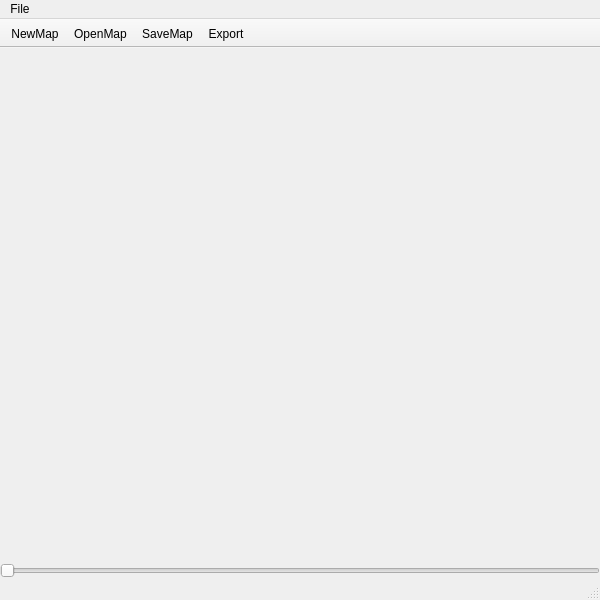
<?xml version="1.0" encoding="UTF-8"?>
<ui version="4.0">
 <class>MainWindow</class>
 <widget class="QMainWindow" name="MainWindow">
  <property name="windowModality">
   <enum>Qt::NonModal</enum>
  </property>
  <property name="geometry">
   <rect>
    <x>0</x>
    <y>0</y>
    <width>600</width>
    <height>600</height>
   </rect>
  </property>
  <property name="sizePolicy">
   <sizepolicy hsizetype="Fixed" vsizetype="Fixed">
    <horstretch>0</horstretch>
    <verstretch>0</verstretch>
   </sizepolicy>
  </property>
  <property name="minimumSize">
   <size>
    <width>600</width>
    <height>600</height>
   </size>
  </property>
  <property name="windowTitle">
   <string>Color Map</string>
  </property>
  <widget class="QWidget" name="centralWidget">
   <layout class="QGridLayout" name="gridLayout">
    <property name="leftMargin">
     <number>0</number>
    </property>
    <property name="topMargin">
     <number>0</number>
    </property>
    <property name="rightMargin">
     <number>0</number>
    </property>
    <property name="bottomMargin">
     <number>0</number>
    </property>
    <item row="1" column="0">
     <widget class="MapView" name="mapview" native="true">
      <layout class="QVBoxLayout" name="verticalLayout"/>
     </widget>
    </item>
    <item row="2" column="0">
     <widget class="QSlider" name="horizontalSlider">
      <property name="styleSheet">
       <string notr="true">QSlider
{
   border-image: url(:/new/rsc/images/hue.png) 0 0 0 0 stretch stretch;
   border-width: 0px;
}</string>
      </property>
      <property name="maximum">
       <number>360</number>
      </property>
      <property name="orientation">
       <enum>Qt::Horizontal</enum>
      </property>
     </widget>
    </item>
   </layout>
  </widget>
  <widget class="QMenuBar" name="menuBar">
   <property name="geometry">
    <rect>
     <x>0</x>
     <y>0</y>
     <width>600</width>
     <height>22</height>
    </rect>
   </property>
   <widget class="QMenu" name="menuFile">
    <property name="title">
     <string>File</string>
    </property>
    <addaction name="actionQuit"/>
   </widget>
   <addaction name="menuFile"/>
  </widget>
  <widget class="QToolBar" name="mainToolBar">
   <property name="movable">
    <bool>false</bool>
   </property>
   <attribute name="toolBarArea">
    <enum>TopToolBarArea</enum>
   </attribute>
   <attribute name="toolBarBreak">
    <bool>false</bool>
   </attribute>
   <addaction name="actionNewMap"/>
   <addaction name="actionOpenMap"/>
   <addaction name="actionSaveMap"/>
   <addaction name="actionExport"/>
  </widget>
  <widget class="QStatusBar" name="statusBar"/>
  <action name="actionQuit">
   <property name="text">
    <string>Quit</string>
   </property>
  </action>
  <action name="actionNewMap">
   <property name="icon">
    <iconset>
     <normalon>:/new/rsc/images/create.png</normalon>
    </iconset>
   </property>
   <property name="text">
    <string>NewMap</string>
   </property>
   <property name="toolTip">
    <string>New</string>
   </property>
  </action>
  <action name="actionOpenMap">
   <property name="icon">
    <iconset>
     <normalon>:/new/rsc/images/open.png</normalon>
    </iconset>
   </property>
   <property name="text">
    <string>OpenMap</string>
   </property>
   <property name="toolTip">
    <string>Open</string>
   </property>
  </action>
  <action name="actionSaveMap">
   <property name="icon">
    <iconset>
     <normalon>:/new/rsc/images/save.png</normalon>
    </iconset>
   </property>
   <property name="text">
    <string>SaveMap</string>
   </property>
   <property name="toolTip">
    <string>Save</string>
   </property>
  </action>
  <action name="actionExport">
   <property name="icon">
    <iconset>
     <normalon>:/new/rsc/images/export.png</normalon>
    </iconset>
   </property>
   <property name="text">
    <string>Export</string>
   </property>
   <property name="toolTip">
    <string>Export</string>
   </property>
  </action>
 </widget>
 <layoutdefault spacing="6" margin="11"/>
 <customwidgets>
  <customwidget>
   <class>MapView</class>
   <extends>QWidget</extends>
   <header>mapview.h</header>
   <container>1</container>
  </customwidget>
 </customwidgets>
 <resources/>
 <connections>
  <connection>
   <sender>horizontalSlider</sender>
   <signal>valueChanged(int)</signal>
   <receiver>MainWindow</receiver>
   <slot>changeHue(int)</slot>
   <hints>
    <hint type="sourcelabel">
     <x>351</x>
     <y>570</y>
    </hint>
    <hint type="destinationlabel">
     <x>366</x>
     <y>625</y>
    </hint>
   </hints>
  </connection>
 </connections>
 <slots>
  <slot>changeHue(int)</slot>
 </slots>
</ui>
